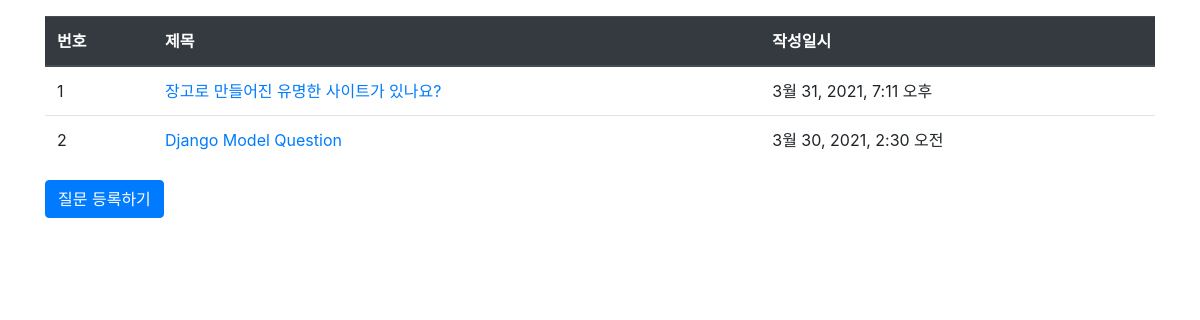
/pybo/, run on an earlier commit of the app's database.
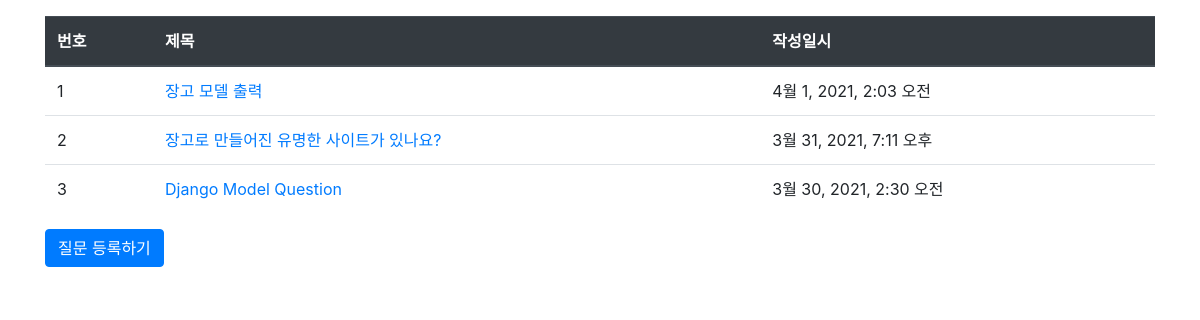
And on a later commit of the database.
### pybo/models.py (models this page shows, shortened)
class Question(models.Model):
    subject = models.CharField(max_length=200)
    content = models.TextField()
    create_date = models.DateTimeField()

### pybo/views.py (the view)
# urls.py: path('', views.index, name='index'),
def index(request):
    question_list = Question.objects.order_by('-create_date')
    context = {'question_list': question_list}
    return render(request, 'pybo/question_list.html', context)

### templates/pybo/question_list.html
{% extends 'base.html' %}
{% block content %}
<div class="container my-3">
    <table class="table">
        <thead>
        <tr class="thead-dark">
            <th>번호</th>
            <th>제목</th>
            <th>작성일시</th>
        </tr>
        </thead>
        <tbody>
        {% if question_list %}
        {% for question in question_list %}
        <tr>
            <td>{{ forloop.counter }}</td>
            <td><a href="{% url 'pybo:detail' question.id %}">{{ question.subject }}</a></td>
            <td>{{ question.create_date }}</td>
        </tr>
        {% endfor %}
        {% else %}
        <tr>
            <td colspan="3">질문이 없습니다.</td>
        </tr>
        {% endif %}
        </tbody>
    </table>
    <a href="{% url 'pybo:question_create' %}" class="btn btn-primary">질문 등록하기</a>
</div>
{% endblock %}

What changed in the data, as far as the page shows it:
added Question: subject "장고 모델 출력", create_date "4월 1, 2021, 2:03 오전"
